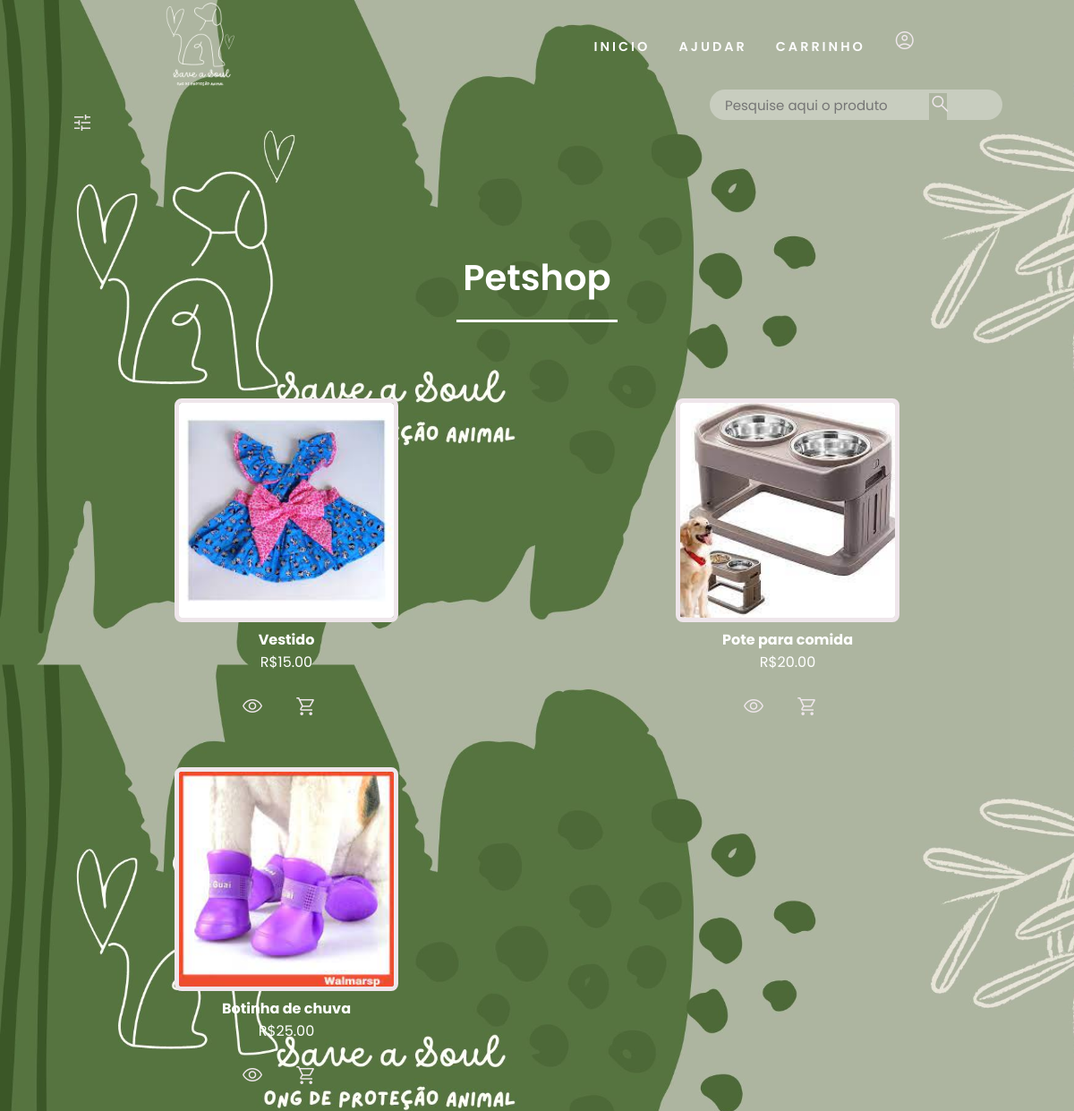
Page /adm/produtos/produtos/listagem/pet/grade_nova.php on the committed database.
### tables this page shows
CREATE TABLE produto(
    id_pro INT PRIMARY KEY NOT NULL AUTO_INCREMENT,
    id_cat INT,
    prod VARCHAR(50),  
    preco DECIMAL(10,2),
    qtd INT, 
    modelo VARCHAR(100),
    outros VARCHAR(100),
    img_pro VARCHAR(100),

    	 
		FOREIGN KEY (id_cat)REFERENCES categoria (id_cat)
		
);

### adm/produtos/produtos/listagem/pet/grade_nova.php (the view, shortened to what this page needs)
<!DOCTYPE html>
<html lang="pt-BR">
<head>
    <link rel="stylesheet" href="https://cdnjs.cloudflare.com/ajax/libs/font-awesome/4.7.0/css/font-awesome.min.css">
    <link rel="stylesheet" href="https://cdnjs.cloudflare.com/ajax/libs/OwlCarousel2/2.3.4/assets/owl.carousel.min.css">
    <link rel="stylesheet" href="../../../../../petshop/css/petshop.css" type="text/css"></head>
</head>
<body>
<header id="menu">
      <nav>
   <img src="../../../../../index/imgs/logo.png" >
     <ul class="nav-list">
          <li> <a href="../../../../../index/index.php">INICIO</a></li>
          <li> <a href="../../../../../index/ajude.php">AJUDAR</a></li>
          <li> <a href="exibe_car.php">CARRINHO</a></li>
          <li><a href="../../../../../usuario/perfil/perfil.php"><span class="material-symbols-outlined">account_circle</span></a></li>
          <br>
       </ul>
       </nav>
</header>
<section class="filtro">
  <div class="max-width">
    <div class="filtro-content">
      <div>
      <span class='material-symbols-outlined' onclick='openPopup()'>
    </span></div>
                          <?php include_once("../filtro/filtro.php"); ?>
                        <div><?php  include_once("../barra/barra.php"); ?></div>
                              </div>
        <section  id="produto">
        <h2 class='title'>Petshop</h2>
<div class="max-width">
            <div class="produto">
<?php
     include_once("../../../../../conexaoBD.php");
     $sql_code= "SELECT * FROM produto";
     $pesquisa = mysqli_query($conexao,$sql_code);
     foreach ($pesquisa as $exibe)
     {
        echo "
        <div class='card'>
                    <a href='../../../../../petshop/perfil.php?&codigo=".$exibe['id_pro']."'><img src=".$exibe['img_pro']." style='height:250px;  width:250px;'></a><br>
                         <b>   ".$exibe['prod']."</b><br> <p> R$".$exibe['preco']."</p><br>
                         <div class='compra'>
                         <a href='../../../../../petshop/perfil.php?&codigo=".$exibe['id_pro']."'> <span class='material-symbols-outlined' >visibility</span></a>
                         <a href='../../../../../petshop/perfil.php?&codigo=".$exibe['id_pro']."'><span class='material-symbols-outlined' id='ver'>
                         shopping_cart
                         </span></a>
                            </div>
                              </div>
        ";
     }
?>
                  </div>
              </div>
    </section>
</body>
</html>
<link rel="stylesheet" href="https://cdnjs.cloudflare.com/ajax/libs/OwlCarousel2/2.3.4/assets/owl.carousel.min.css">

### petshop/css/petshop.css (style rules this page uses)
* { margin: 0; padding: 0; box-sizing: border-box; text-decoration: none }
html { scroll-behavior: smooth; }
body { background-image: url(../imgs/fundo1.jpg); background-size: 110%; background-position:right -5; color:white; font-family: 'Poppins'; }
#produto .produto { text-align: center; display: flex; flex-wrap: wrap; align-items: center; justify-content: space-between; }
#produto .produto .card { border-radius: 6px; padding: 25px 35px; text-align: center; transition: all 0.3s ease; }
#produto .produto .card img { width: 250px; height: 250px; border-radius: 8px; object-fit: cover; border: 5px solid #efe6eb; transition: all 0.3s ease; }
.compra { width: 100%; display: flex; margin-left: 30%; }
#ver { margin-left: 150%; }
section { padding: 100px 0; }
section .title { color: #fff; font-family: 'poppins'; text-align: center; font-size: 40px; font-weight: 600; margin-bottom: 60px; padding-bottom: 20px; position: relative; }
section .title::before { content: ""; position: absolute; bottom: 0; left: 50%; width: 180px; height: 3px; background: #ffffff; transform: translateX(-50%); }
section .title::after { COLOR: #ffffff; position: absolute; bottom:-12px; left: 50%; font-size: 20px; background: #d4987e; color: #f1e8ec; padding: 5px; border-radius: 10%; transform: translateX(-50%); }
.max-width { max-width: 1300px; padding: 0 80px; margin: auto; }
#menu { position: fixed; width:100%; height:110px; }
img { width:100px; height:100px; margin-top:auto; }
nav { display: flex; justify-content: space-around; align-items: center; font-family: 'Poppins'; height: 12vh; }
.nav-list { list-style: none; display: flex; }
.nav-list li { letter-spacing: 3px; margin-left: 32px; margin-top: auto; }
a { font-family: 'Poppins'; font-size: 0.9rem; text-decoration:none; font-size: 0.9rem; font-weight:600; color:#fcfcfc; }
.filtro .filtro-content { display: flex; flex-wrap: wrap; align-items: center; justify-content: space-between; }
.material-symbols-outlined { font-variation-settings: 'FILL' 0, 'wght' 400, 'GRAD' 0, 'opsz' 48; color: #efe6eb; }
.title { text-align: center; color: #f1e8ec; }

### adm/produtos/produtos/listagem/pet/grade_nova.php (style rules this page uses)
* { font-family: 'Poppins'; }
body { font-family: 'Poppins'; }

### rows in the picture
produto: img_pro (picture), prod "Vestido", preco "15.00"
produto: img_pro (picture), prod "Pote para comida", preco "20.00"
produto: img_pro (picture), prod "Botinha de chuva", preco "25.00"
